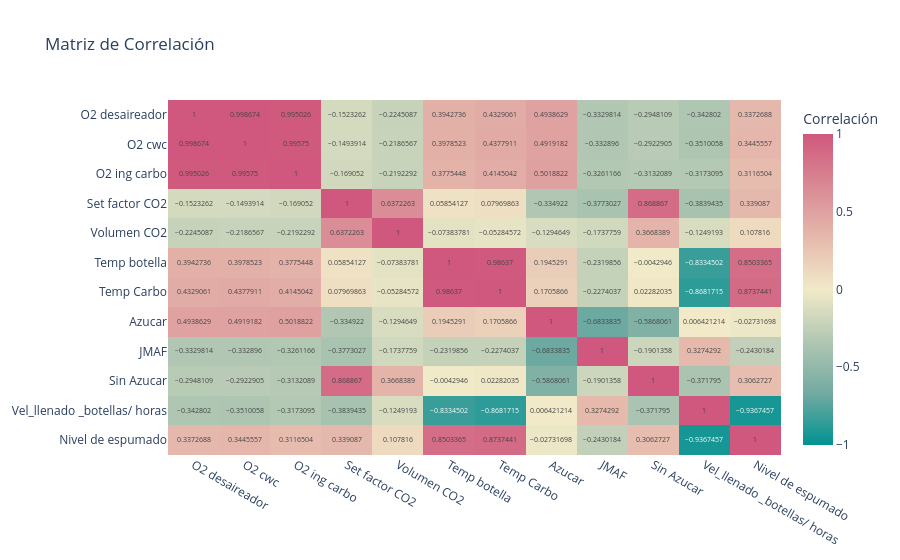

Notebook code cell kept with this figure:
### Code cell
#Creamos el gráfico de calor para la matriz de correlación
fig = px.imshow(df.corr(),
                text_auto=True,
                aspect="auto",
                title="Matriz de Correlación",
                labels={"color": "Correlación"},
                color_continuous_scale=px.colors.diverging.Tealrose,
                zmin=-1,
                zmax=1)
fig.show()
plt.close()

save_plotly_figure(
    fig,
    "01_correlation_matrix"
)

### Figure 1 — Plotly figure (JSON) as saved in the notebook; plotly's stock layout.template omitted (floating-point values rounded to 4 significant figures; data arrays with more than 128 entries replaced by an {"elided": "..."} marker saying what was removed)
{"data": [{"coloraxis": "coloraxis", "hovertemplate": "x: %{x}<br>y: %{y}<br>Correlación: %{z}<extra></extra>", "name": "0", "texttemplate": "%{z}", "type": "heatmap", "x": ["O2 desaireador", "O2 cwc", "O2 ing carbo", "Set factor CO2", "Volumen CO2", "Temp botella", "Temp Carbo", "Azucar", "JMAF", "Sin Azucar", "Vel_llenado _botellas/ horas", "Nivel de espumado"], "xaxis": "x", "y": ["O2 desaireador", "O2 cwc", "O2 ing carbo", "Set factor CO2", "Volumen CO2", "Temp botella", "Temp Carbo", "Azucar", "JMAF", "Sin Azucar", "Vel_llenado _botellas/ horas", "Nivel de espumado"], "yaxis": "y", "z": {"elided": "12x12 float values"}}], "layout": {"coloraxis": {"cmax": 1, "cmin": -1, "colorbar": {"title": {"text": "Correlación"}}, "colorscale": [[0, "rgb(0, 147, 146)"], [0.1667, "rgb(114, 170, 161)"], [0.3333, "rgb(177, 199, 179)"], [0.5, "rgb(241, 234, 200)"], [0.6667, "rgb(229, 185, 173)"], [0.8333, "rgb(217, 137, 148)"], [1, "rgb(208, 88, 126)"]]}, "title": {"text": "Matriz de Correlación"}, "xaxis": {"anchor": "y", "domain": [0, 1]}, "yaxis": {"anchor": "x", "autorange": "reversed", "domain": [0, 1]}}}
